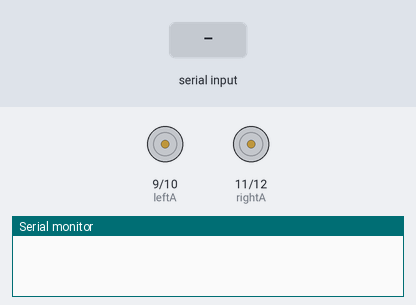
This sketch was run on a simulated Arduino Uno, built with avr-gcc and run on an emulated ATmega328P. Parts: motor-driver pin pairs drawn as motors (green arrow = first pin HIGH = forward, orange = second pin HIGH = backward, longer = more drive), the last lines printed to the serial monitor. The test bench sets the inputs (shaded band).

Above: at 1.2 s.
1.3 s: "1" received over Serial
At 2.5 s:
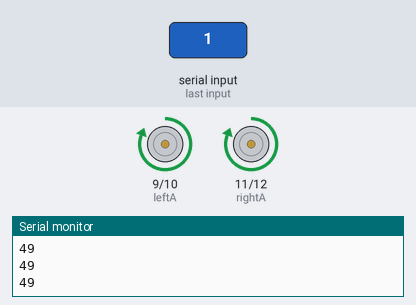
2.8 s: "2" received over Serial
At 4.0 s:
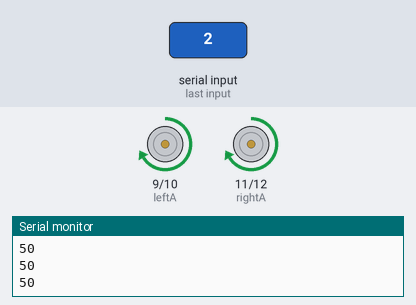
4.3 s: "5" received over Serial
At 5.2 s:
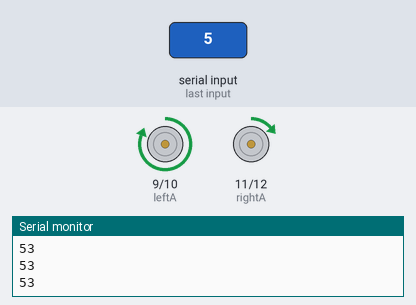
5.8 s: "6" received over Serial
At 6.3 s:
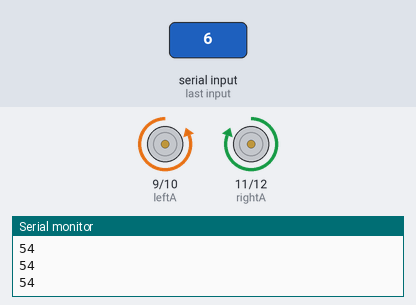
7.3 s: "5" received over Serial
At 8.5 s:
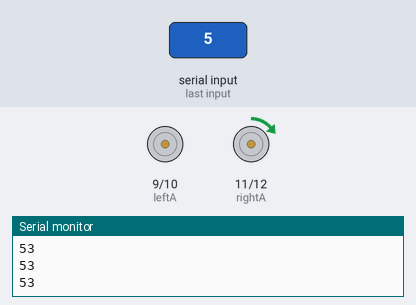
8.8 s: "4" received over Serial
At 9.9 s:
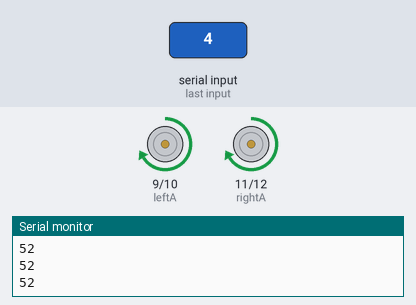
Timing chart, 0 to 11.3 s (numbered marks = the images above; inputs shaded):
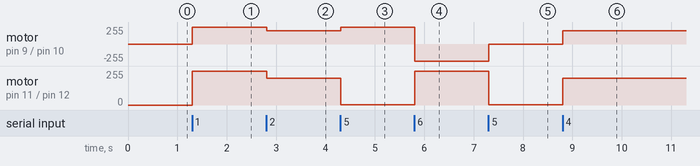

Measured:
- after the input at 1.3 s, motor on pin 9 (leftA) / pin 10 (leftB), motor on pin 11 (rightA) / pin 12 (rightB): stopped → forward 255/255 at once
- after the input at 2.8 s, motor on pin 9 (leftA) / pin 10 (leftB), motor on pin 11 (rightA) / pin 12 (rightB): forward 255/255 → forward 200/255 at once
- after the input at 4.3 s, motor on pin 9 (leftA) / pin 10 (leftB): forward 200/255 → forward 255/255 at once; motor on pin 11 (rightA) / pin 12 (rightB): forward 200/255 → forward 1/255 at once
- after the input at 5.8 s, motor on pin 9 (leftA) / pin 10 (leftB): forward 255/255 → backward 255/255 at once; motor on pin 11 (rightA) / pin 12 (rightB): forward 1/255 → forward 255/255 at once
- after the input at 7.3 s, motor on pin 9 (leftA) / pin 10 (leftB): backward 255/255 → stopped at once; motor on pin 11 (rightA) / pin 12 (rightB): forward 255/255 → forward 1/255 at once
- after the input at 8.8 s, motor on pin 9 (leftA) / pin 10 (leftB): stopped → forward 200/255 at once; motor on pin 11 (rightA) / pin 12 (rightB): forward 1/255 → forward 200/255 at once

The sketch:

FS9RVMZIQV7K9Q5.ino
```cpp
int leftA = 9;
int leftB = 10;
int rightA = 11;
int rightB = 12;
int vel = 255; // Speed of motor (0-255)
int initialState = 0; // initialState of motor

void setup() {
Serial.begin(9600); // initiates the serial port for communication with Bluetooth
pinMode(rightA, OUTPUT);
pinMode(rightB, OUTPUT);
pinMode(leftA, OUTPUT);
pinMode(leftB, OUTPUT);
}

void loop() {

if(Serial.available()>0){ // read bluetooth and store in state
initialState = Serial.read();
}
if(initialState=='1'){ // Forward
  Serial.println(initialState);
analogWrite(rightB, 0);
analogWrite(leftB, 0);
analogWrite(rightA, vel);
analogWrite(leftA, vel);
}
if(initialState=='2'){ // right
    Serial.println(initialState);
analogWrite(rightB, 0);
analogWrite(leftB, 0);
analogWrite(rightA, 200);
analogWrite(leftA, 200);
}
if(initialState=='3'){ // Stop
    Serial.println(initialState);
analogWrite(rightB, 0);
analogWrite(leftB, 0);
analogWrite(rightA, 0);
analogWrite(leftA, 0);
}
if(initialState=='4'){ // left
    Serial.println(initialState);
analogWrite(rightB, 0);
analogWrite(leftB, 0);
analogWrite(leftA, 200);
analogWrite(rightA, 200);
}

if(initialState=='5'){ // Reverse
    Serial.println(initialState);

analogWrite(rightA, -vel);
analogWrite(leftA, -vel);
}
if(initialState=='6'){ // left
    Serial.println(initialState);
analogWrite(rightB, 0);
analogWrite(leftB, vel);
analogWrite(leftA, 0);
analogWrite(rightA, vel);
}

}
```
